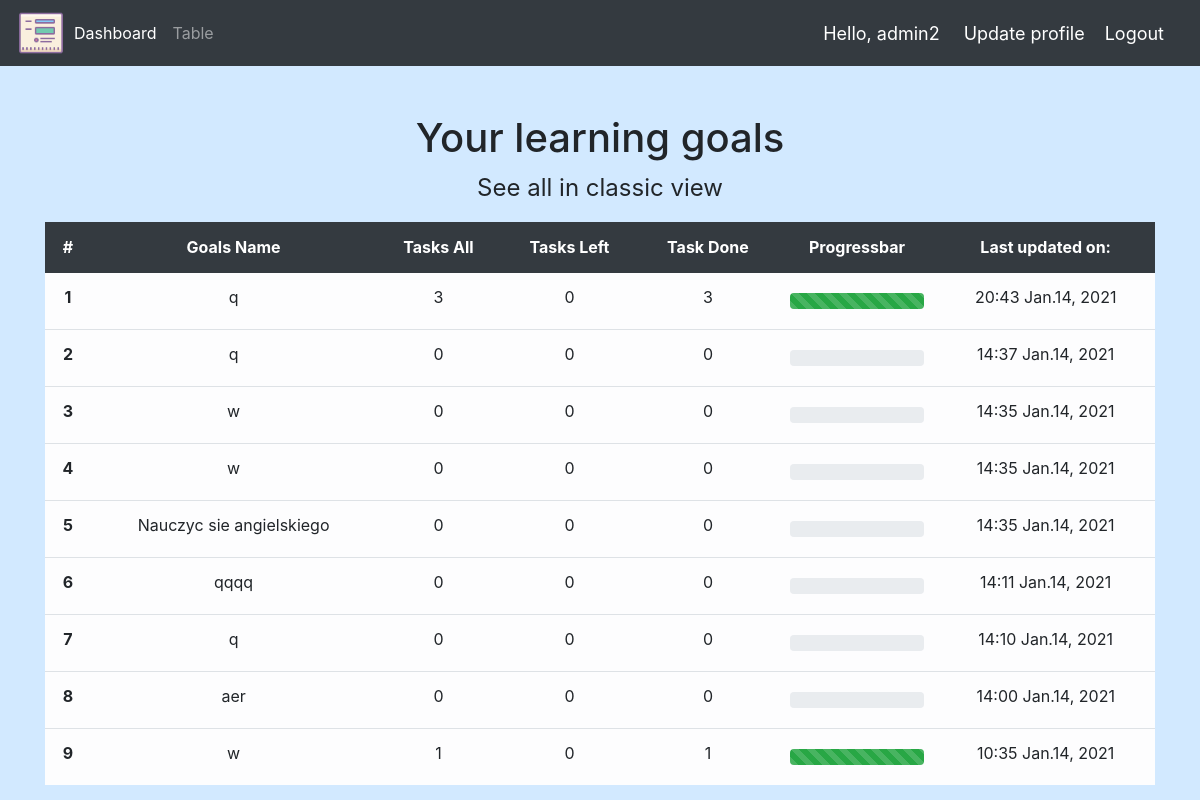
Page /dashboard_table/ (signed in) on the committed database.
### goals/models.py (models this page shows, shortened)
class LearningGoal(models.Model):
    name = models.CharField(blank=True, max_length=40)
    created_at = models.DateTimeField(auto_now_add=True)
    updated_at = models.DateTimeField(auto_now=True)
    user = models.ForeignKey(User, null=True, on_delete=models.CASCADE)

### goals/views.py (the view)
# urls.py: path('dashboard_table/', views.dashboard_table, name='dashboard_table'),
@login_required(login_url='login')
def dashboard_table(request):
    template_name = 'to_do_manager/dashboard-table-view.html'
    LearningGoals = request.user.learninggoal_set.prefetch_related(
         Prefetch('tasks',
                  queryset=SingleTask.objects.filter(completed=False))
                                                                 ).annotate(
                  counter=Count('tasks')).order_by('-updated_at')
    TasksAll = SingleTask.objects.all()
    TasksAller = TasksAll.count()
    TasksCompleted = TasksAll.filter(completed=True).count()
    TasksUncompleted = TasksAll.filter(completed=False).count()
    context = {'LearningGoals': LearningGoals,
               'TasksAll': TasksAller,
               'TasksCompleted': TasksCompleted,
               'TasksUncompleted': TasksUncompleted}
    return render(request, template_name, context)

### templates/to_do_manager/dashboard-table-view.html (shortened to what this page needs)
{% extends "to_do_manager/base.html" %}
{% block content %}
{% load mathfilters %}
<div class="row mt-5">
    <h1 class="col-12 text-center">Your learning goals</h1>
    <a class="col-12 text-center table-link mb-3" href="{% url 'dashboard' %}">See all in classic view</a></h1>
</div>
<table class="table">
    <thead class="thead-dark">
        <tr>
            <th class="text-center" scope="col">#</th>
            <th class="text-center" scope="col">Goals Name</th>
            <th class="text-center" scope="col">Tasks All</th>
            <th class="text-center" scope="col">Tasks Left</th>
            <th class="text-center" scope="col">Task Done</th>
            <th class="text-center" scope="col">Progressbar</th>
            <th class="text-center" scope="col">Last updated on:</th>
        </tr>
    </thead>
    <tbody>
        {% for learninggoal in LearningGoals  %}
        <tr class='table-light'>
            <th class="text-center" scope="row">{{forloop.counter}}</th>
            <td class="text-center">{{ learninggoal.name }}</td>
            <td class="text-center">{{learninggoal.counter}}</td>
            <td class="text-center">{{learninggoal.tasks.all.count}}</td>
            {% with numerator=learninggoal.tasks.all.count denominator=learninggoal.counter %}
            <td class="text-center"> {{denominator|sub:numerator}}</td>
            <td class="text-center">
                {%if learninggoal.counter %}
                <div class="progress my-2">
                    <div class="progress-bar progress-bar-striped bg-success" role="progressbar"
                        style="width: {{ denominator|sub:numerator|div:denominator|mul:100 }}%"
                        aria-valuenow="{{ denominator|sub:numerator|div:denominator|mul:100 }}" aria-valuemin="0"
                        aria-valuemax="100">
                    </div>
                </div>
                {% else %}
                <div class="progress my-2">
                </div>
                {% endif %}
                {% endwith %}
            </td>
            <td class="text-center">{{ learninggoal.updated_at| date:"G:i M.j, Y" }}</td>
        </tr>
        {% endfor %}
    </tbody>
</table>
{% endblock content %}

### templates/to_do_manager/navbar.html (shortened to what this page needs)
{% load static %}
<nav class="navbar navbar-expand-lg navbar-dark bg-dark">
    <a href="{% url 'dashboard' %}"><img src="{% static 'to_do_manager/images/icon.png' %}" alt="logo" height="50"
            width="50"></a>
    <div class="collapse navbar-collapse" id="navbarText">
        <ul class="navbar-nav mr-auto">
            {% if request.get_full_path == "/dashboard-table/" %}
            <li class="nav-item">
                <a class="nav-link" href="{% url 'dashboard' %}">Dashboard</a>
            </li>
            <li class="nav-item active">
                <a class="nav-link" href="{% url 'dashboard_table' %}">Table</a>
            </li>
            {% else %}
            <li class="nav-item active">
                <a class="nav-link" href="{% url 'dashboard' %}">Dashboard</a>
            </li>
            <li class="nav-item">
                <a class="nav-link" href="{% url 'dashboard_table' %}">Table</a>
            </li>
            {% endif %}
        </ul>
    </div>
    <span class="hello-msg mr-4">Hello, {{ request.user }}</span>
    <span><a class="hello-msg logout " href="{% url 'update_profile' request.user.pk %}">Update profile</a></span>
    <span><a class="hello-msg logout " href="{% url 'logout' %}">Logout</a></span>
</nav>

### static/to_do_manager/css/style.css (style rules this page uses)
body, html { margin: 0; padding: 0; background: rgb(210, 233, 255) !important; height: 100vh; }
.hello-msg { font-size: 18px; color: #ffffff; margin: 0 20px 0 0; }
.table-link { color: inherit; font-size: 1.5rem; margin: 0; padding: 0; }
.table .thead-dark th { color: #fff; background-color: #343a40; border-color: #343a40; }

### rows in the picture
LearningGoal: name "q", counter "3", tasks.all.count "0", counter|sub "3", {{ denominator|sub:numerator|div:denominator|mul:100 }} 100.0 (drawn), updated_at "20:43 Jan.14, 2021"
LearningGoal: name "q", counter "0", tasks.all.count "0", counter|sub "0", updated_at "14:37 Jan.14, 2021"
LearningGoal: name "w", counter "0", tasks.all.count "0", counter|sub "0", updated_at "14:35 Jan.14, 2021"
LearningGoal: name "w", counter "0", tasks.all.count "0", counter|sub "0", updated_at "14:35 Jan.14, 2021"
LearningGoal: name "Nauczyc sie angielskiego", counter "0", tasks.all.count "0", counter|sub "0", updated_at "14:35 Jan.14, 2021"
LearningGoal: name "qqqq", counter "0", tasks.all.count "0", counter|sub "0", updated_at "14:11 Jan.14, 2021"
LearningGoal: name "q", counter "0", tasks.all.count "0", counter|sub "0", updated_at "14:10 Jan.14, 2021"
LearningGoal: name "aer", counter "0", tasks.all.count "0", counter|sub "0", updated_at "14:00 Jan.14, 2021"
LearningGoal: name "w", counter "1", tasks.all.count "0", counter|sub "1", {{ denominator|sub:numerator|div:denominator|mul:100 }} 100.0 (drawn), updated_at "10:35 Jan.14, 2021"

### other values in the picture
{{ request.user }} "admin2"
